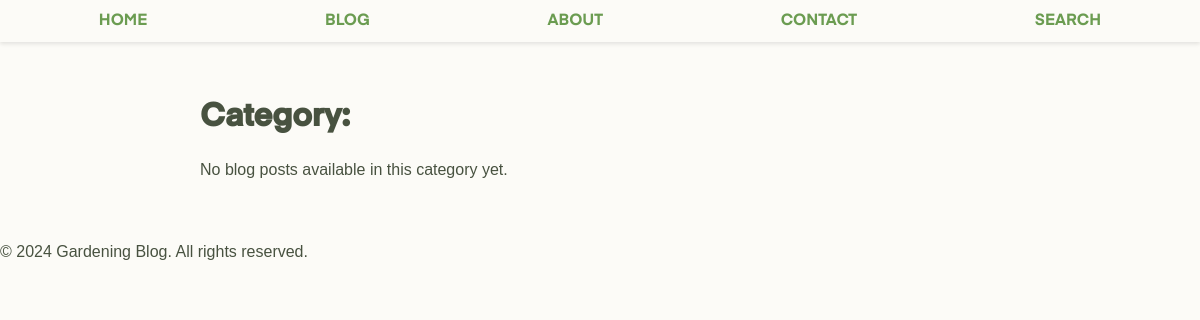
Page /category/vegetable on the earlier database version.
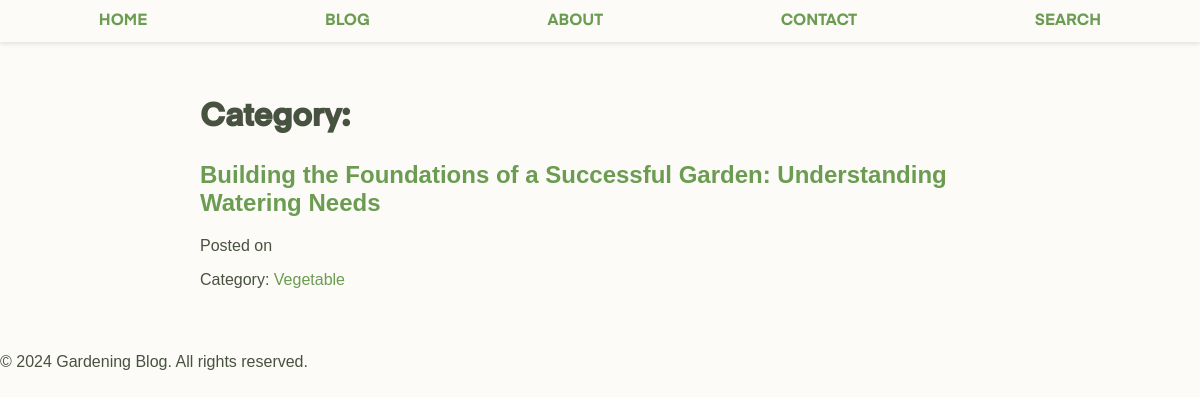
Same page on the later database version.
### models.py (models this page shows, shortened)
class Post(db.Model):
    id = db.Column(db.Integer, primary_key=True)
    title = db.Column(db.String(100), nullable=False)
    content = db.Column(db.Text, nullable=False)
    author = db.Column(db.String(50), nullable=False)
    date_posted = db.Column(db.DateTime, nullable=False, default=datetime.utcnow)
    category_id = db.Column(db.Integer, db.ForeignKey('category.id'), nullable=False)
    featured_image = db.Column(db.String(200))
    status = db.Column(db.String(20), nullable=False, default='draft')
    comments = db.relationship('Comment', backref='post', lazy='dynamic')
    slug = db.Column(db.String(100), unique=True, nullable=False)
    tags = db.Column(db.String, nullable=False)  # Using string for tags

class Category(db.Model):
    id = db.Column(db.Integer, primary_key=True)
    name = db.Column(db.String(100), nullable=False, unique=True)
    slug = db.Column(db.String(100), nullable=False, unique=True)
    posts = db.relationship('Post', backref='category', lazy=True)

### app.py (the view)
@app.route('/category/<category_slug>')
def category(category_slug):
    app.logger.debug(f'Category page accessed: {category_slug}')
    category = Category.query.filter_by(slug=category_slug).first_or_404()
    posts = category.posts
    return render_template('category.html', category=category, posts=posts)

### templates/category.html (shortened to what this page needs)
<!DOCTYPE html>
<html>
<head>
    <link rel="stylesheet" href="{{ url_for('static', filename='css/styles.css') }}">
</head>
<body>
    <header>
        <nav>
            <ul>
                <li><a href="{{ url_for('home') }}">HOME</a></li>
                <li><a href="{{ url_for('blog') }}">BLOG</a></li>
                <li><a href="{{ url_for('about') }}">ABOUT</a></li>
                <li><a href="{{ url_for('contact') }}">CONTACT</a></li>
                <li><a href="{{ url_for('search') }}">SEARCH</a></li>
            </ul>
        </nav>
    </header>
    <main>
        <h1>Category: {{ category_name }}</h1>
        {% if posts %}
        <div class="blog-posts">
            {% for post in posts %}
            <article class="blog-post">
                <h2><a href="{{ url_for('post', post_slug=post.slug) }}">{{ post.title }}</a></h2>
                <p>Posted on {{ post.date }}</p>
                <p>Category: <a href="{{ url_for('category', category_slug=post.category.slug) }}">{{ post.category.name }}</a></p>
            </article>
            {% endfor %}
        </div>
        {% else %}
        <p>No blog posts available in this category yet.</p>
        {% endif %}
    </main>
    <footer>
        <p>&copy; 2024 Gardening Blog. All rights reserved.</p>
    </footer>
</body>
</html>

### static/css/styles.css (style rules this page uses)
body, ul { margin: 0; padding: 0; background-color: #FCFBF7; color: #485240; }
header { background-color: #FCFBF7; padding: 10px; box-shadow: 0 2px 4px rgba(0, 0, 0, 0.1); }
nav ul { list-style-type: none; display: flex; justify-content: space-around; }
nav a { color: #485240; text-decoration: none; }
main { max-width: 800px; margin: 0 auto; padding: 2rem; }
nav { font-family: 'Eina', Arial, sans-serif !important; }
h1 { font-family: 'Eina', sans-serif !important; }
.blog-post h2 a { font-family: 'Linotype', sans-serif; }
p { font-family: 'TT', sans-serif; }
a:link { color: #6b9c51; text-decoration: none; }

Differences in the rows shown:
added Post: title "Building the Foundations of a Successful Garden: Understanding Watering Needs", category.name "Vegetable"
Other differences:
text no longer shown: "No blog posts available in this category yet."
